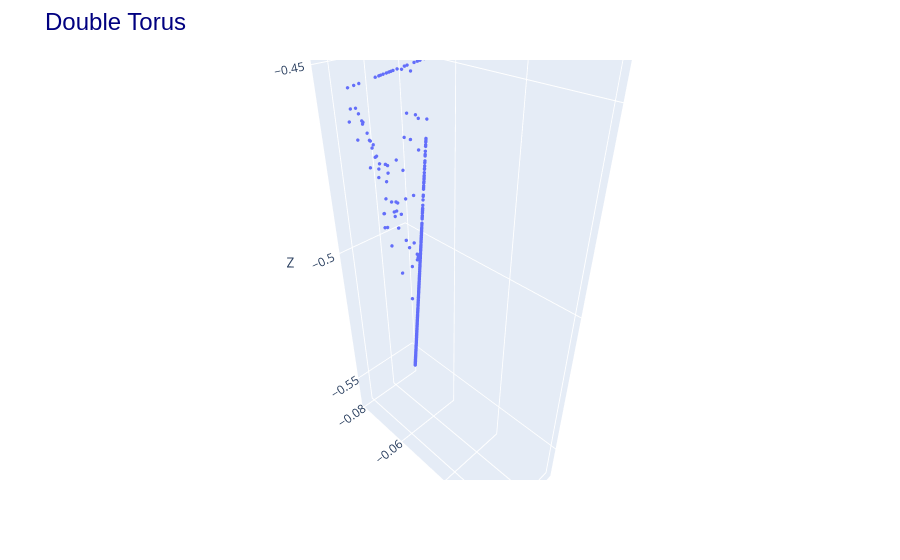

The notebook cell saved with this chart:
### Code cell
util.plot3d([(reconstructed, "reconstructed")], title="Double Torus")

### Figure 1 — Plotly figure (JSON) as saved in the notebook; plotly's stock layout.template omitted (floating-point values rounded to 4 significant figures; data arrays with more than 128 entries replaced by an {"elided": "..."} marker saying what was removed)
{"data": [{"marker": {"size": 2}, "mode": "markers", "name": "reconstructed", "type": "scatter3d", "x": {"elided": "1000 float values"}, "y": {"elided": "1000 float values"}, "z": {"elided": "1000 float values"}}], "layout": {"margin": {"t": 60}, "scene": {"aspectmode": "data", "xaxis": {"title": {"text": "X"}}, "yaxis": {"title": {"text": "Y"}}, "zaxis": {"title": {"text": "Z"}}}, "title": {"font": {"color": "navy", "family": "Arial", "size": 24}, "text": "Double Torus"}}}
